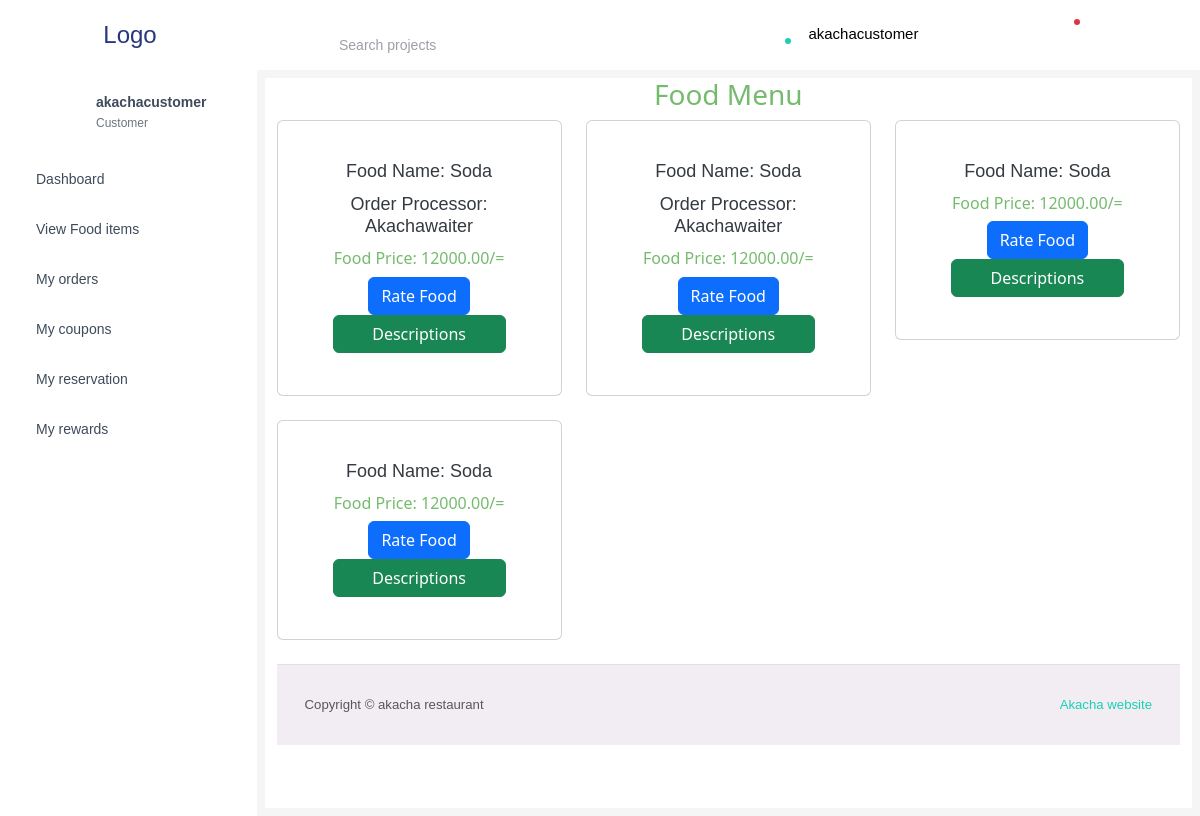
The page /my_order (signed in) on the database as committed earlier.
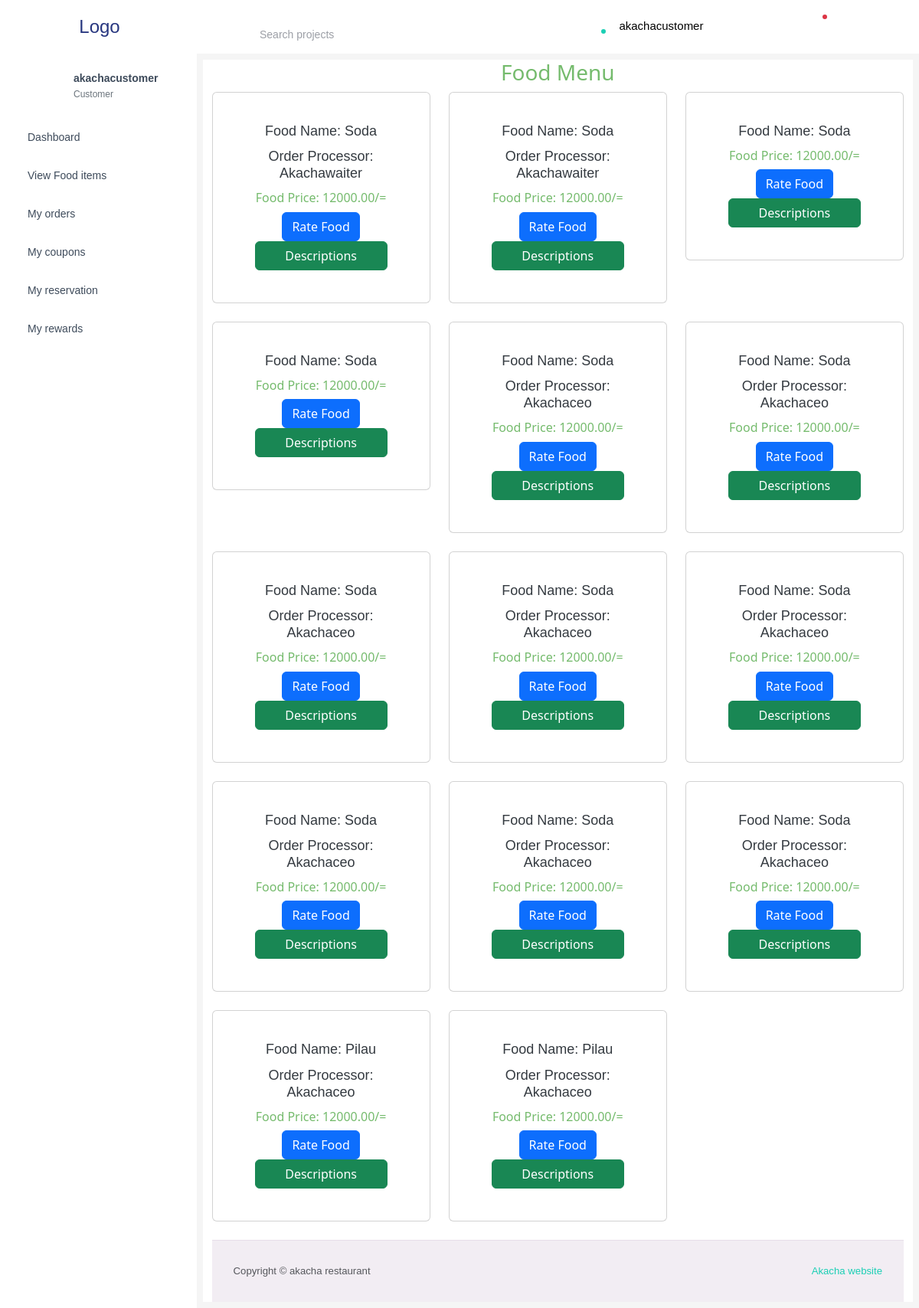
The same page on the database as committed later.
### hotelmanagement/models.py (models this page shows, shortened)
class Order(models.Model):
    objects = models.Manager()
    id = models.AutoField(primary_key=True)
    table = models.ForeignKey(Table, on_delete=models.CASCADE)
    menu_items = models.ForeignKey(MenuItem, on_delete=models.CASCADE, null=True)
    ordered_time = models.DateTimeField(auto_now = True)
    start_processing_time = models.DateTimeField(null=True, blank=True)
    received_time = models.DateTimeField(null=True, blank=True)
    order_processor = models.ForeignKey(CustomUser, related_name="processor", on_delete=models.DO_NOTHING, null=True)
    order_receiver = models.ForeignKey(CustomUser, on_delete=models.DO_NOTHING, null=True)
    send = models.BooleanField(default=False)
    latitude = models.DecimalField(max_digits = 18, decimal_places = 15, default=-6.216848786038759)
    longitude = models.DecimalField(max_digits = 18, decimal_places = 15, default=35.810966491699226)

class MenuItem(models.Model):
    id = models.AutoField(primary_key=True)
    category = models.ForeignKey(MenuCategory, on_delete=models.CASCADE)
    name = models.CharField(max_length=255)
    description = models.TextField()
    price = models.DecimalField(decimal_places = 2, max_digits = 12)
    average_rating = models.DecimalField(max_digits=3, decimal_places=2, default=0.0)
    ingredient_cost = models.DecimalField(decimal_places = 2, max_digits = 12, default = 0.0)
    item_profit = models.DecimalField(decimal_places = 2, max_digits = 12, default = 0.0)
    orders_number = models.IntegerField(default = 0)

class CustomUser(AbstractUser):
    id = models.AutoField(primary_key=True)
    profile = CloudinaryField("image")
    user_type = models.ForeignKey(User_type, on_delete=models.SET_NULL, null=True, default=None)
    is_active = models.BooleanField(default=True)
    customer_profit = models.DecimalField(decimal_places = 2, max_digits = 12, default=0.00)
    def __str__(self):
        return self.username

### hotelmanagement/views.py (the view)
# urls.py: path("my_order", views.my_order, name = "my_order"),
def my_order(request):
    user = request.user
    orders = Order.objects.filter(order_receiver=user)
    myorders = []
    for order in orders:
        primary_image = MenuImage.objects.filter(menu_item=order.menu_items).first()
        myorders.append({
            'orders': order,
            'menuimage': primary_image
        })
    return render(request, f"{user_validator(request)}/myorder.html", {'myorders': myorders})

### hotelmanagement/models.py (called while the page is built)
    def __str__(self):
        return self.user_type

### hotelmanagement/processor.py (called while the page is built)
def user_type_list(request):
    user_type = User_type.objects.all()
    return {'user_types': user_type}

def message_analyser(request):
    try:
        if request.user.user_type.user_type == "Storekeeper":
            print(request.user.user_type)
            sys_messages = Messages.objects.filter(receiver_category=2, opened=False)
            return {"system_message": sys_messages}
        else:
            user = request.user
            messages = Messages.objects.filter(receiver_category=user.user_type, order__send=False)
            return {'messagess': messages}
    except:
        user_type = User_type.objects.all()
        return {'user_types': user_type}

### hotelmanagement/utils.py (called while the page is built)
def user_validator(request):
    if request.user.is_authenticated:
        user_type = request.user.user_type
        return user_type
    else:
        return redirect('login')

### templates/Customer/myorder.html (shortened to what this page needs)
{% extends 'Customer/base.html' %}
{% block content %}
<h3 style="text-align: center;">Food Menu</h3>
<div class="container">
 <div class="row">
    {% for myorder in myorders %}
    <div class="col-md-4">
        <div class="card mb-4">
            <div class="card-body">
                <h5 class="card-title">Food Name: {{myorder.orders.menu_items.name}}</h5>
                {% if myorder.orders.order_processor == None %}
                {% else %}
                <h5 class="card-title">Order processor: {{myorder.orders.order_processor}}</h5>
                {% endif %}
                <h6 class="card-text">Food Price: {{myorder.orders.menu_items.price}}/=</h6>
                <div class="col">
                    <center>
                      <button class="btn btn-primary rate-button" data-item-id="{{myorder.orders.id}}">Rate Food</button>
                        <a style="margin-bottom: 2px;"  href="{% url 'menu_item_description' myorder.orders.menu_items.id %}" class="col btn btn-success">Descriptions</a>
                    </center>
                </div>
            </div>
        </div>
    </div>
    </div>
    {% endfor %}
  {%endblock%}

Rows that differ between the two databases and show on the page:
added Order: orders.menu_items.name "Soda", orders.order_processor "Akachaceo", orders.menu_items.price "12000.00"
added Order: orders.menu_items.name "Soda", orders.order_processor "Akachaceo", orders.menu_items.price "12000.00"
added Order: orders.menu_items.name "Soda", orders.order_processor "Akachaceo", orders.menu_items.price "12000.00"
added Order: orders.menu_items.name "Soda", orders.order_processor "Akachaceo", orders.menu_items.price "12000.00"
added Order: orders.menu_items.name "Soda", orders.order_processor "Akachaceo", orders.menu_items.price "12000.00"
added Order: orders.menu_items.name "Soda", orders.order_processor "Akachaceo", orders.menu_items.price "12000.00"
added Order: orders.menu_items.name "Soda", orders.order_processor "Akachaceo", orders.menu_items.price "12000.00"
added Order: orders.menu_items.name "Soda", orders.order_processor "Akachaceo", orders.menu_items.price "12000.00"
added Order: orders.menu_items.name "Pilau", orders.order_processor "Akachaceo", orders.menu_items.price "12000.00"
added Order: orders.menu_items.name "Pilau", orders.order_processor "Akachaceo", orders.menu_items.price "12000.00"
